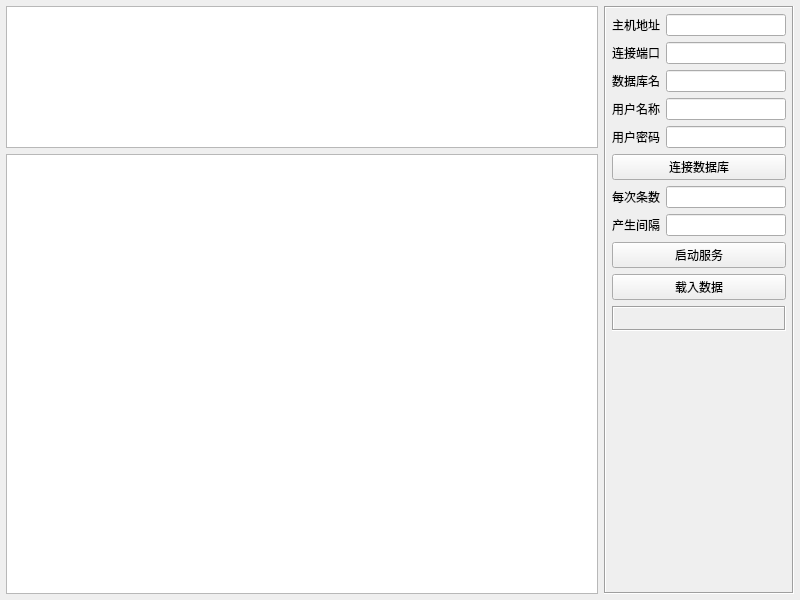
<?xml version="1.0" encoding="UTF-8"?>
<ui version="4.0">
 <class>frmDataCreate</class>
 <widget class="QWidget" name="frmDataCreate">
  <property name="geometry">
   <rect>
    <x>0</x>
    <y>0</y>
    <width>800</width>
    <height>600</height>
   </rect>
  </property>
  <property name="windowTitle">
   <string>Form</string>
  </property>
  <layout class="QGridLayout" name="gridLayout">
   <property name="leftMargin">
    <number>6</number>
   </property>
   <property name="topMargin">
    <number>6</number>
   </property>
   <property name="rightMargin">
    <number>6</number>
   </property>
   <property name="bottomMargin">
    <number>6</number>
   </property>
   <item row="1" column="0">
    <widget class="QTableView" name="tableMain"/>
   </item>
   <item row="0" column="0">
    <widget class="QTextEdit" name="txtMain">
     <property name="maximumSize">
      <size>
       <width>16777215</width>
       <height>150</height>
      </size>
     </property>
     <property name="readOnly">
      <bool>true</bool>
     </property>
    </widget>
   </item>
   <item row="0" column="1" rowspan="2">
    <widget class="QFrame" name="frame">
     <property name="minimumSize">
      <size>
       <width>190</width>
       <height>0</height>
      </size>
     </property>
     <property name="maximumSize">
      <size>
       <width>190</width>
       <height>16777215</height>
      </size>
     </property>
     <property name="frameShape">
      <enum>QFrame::Box</enum>
     </property>
     <property name="frameShadow">
      <enum>QFrame::Sunken</enum>
     </property>
     <layout class="QVBoxLayout" name="verticalLayout">
      <property name="leftMargin">
       <number>6</number>
      </property>
      <property name="topMargin">
       <number>6</number>
      </property>
      <property name="rightMargin">
       <number>6</number>
      </property>
      <property name="bottomMargin">
       <number>6</number>
      </property>
      <item>
       <widget class="QWidget" name="widgetDb" native="true">
        <layout class="QGridLayout" name="gridLayout_2">
         <property name="leftMargin">
          <number>0</number>
         </property>
         <property name="topMargin">
          <number>0</number>
         </property>
         <property name="rightMargin">
          <number>0</number>
         </property>
         <property name="bottomMargin">
          <number>0</number>
         </property>
         <item row="4" column="1">
          <widget class="QLineEdit" name="txtUserPwdData">
           <property name="text">
            <string/>
           </property>
           <property name="echoMode">
            <enum>QLineEdit::Password</enum>
           </property>
          </widget>
         </item>
         <item row="3" column="1">
          <widget class="QLineEdit" name="txtUserNameData">
           <property name="text">
            <string/>
           </property>
          </widget>
         </item>
         <item row="3" column="0">
          <widget class="QLabel" name="labUserNameData">
           <property name="text">
            <string>用户名称</string>
           </property>
          </widget>
         </item>
         <item row="4" column="0">
          <widget class="QLabel" name="labUserPwdData">
           <property name="text">
            <string>用户密码</string>
           </property>
          </widget>
         </item>
         <item row="0" column="0">
          <widget class="QLabel" name="labHostNameData">
           <property name="text">
            <string>主机地址</string>
           </property>
          </widget>
         </item>
         <item row="0" column="1">
          <widget class="QLineEdit" name="txtHostNameData">
           <property name="text">
            <string/>
           </property>
          </widget>
         </item>
         <item row="1" column="0">
          <widget class="QLabel" name="labPortData">
           <property name="text">
            <string>连接端口</string>
           </property>
          </widget>
         </item>
         <item row="1" column="1">
          <widget class="QLineEdit" name="txtPortData">
           <property name="text">
            <string/>
           </property>
          </widget>
         </item>
         <item row="2" column="0">
          <widget class="QLabel" name="labDbNameData">
           <property name="text">
            <string>数据库名</string>
           </property>
          </widget>
         </item>
         <item row="2" column="1">
          <widget class="QLineEdit" name="txtDbNameData">
           <property name="text">
            <string/>
           </property>
          </widget>
         </item>
         <item row="5" column="0" colspan="2">
          <widget class="QPushButton" name="btnConn">
           <property name="text">
            <string>连接数据库</string>
           </property>
          </widget>
         </item>
        </layout>
       </widget>
      </item>
      <item>
       <widget class="QWidget" name="widgetServer" native="true">
        <layout class="QGridLayout" name="gridLayout_3">
         <property name="leftMargin">
          <number>0</number>
         </property>
         <property name="topMargin">
          <number>0</number>
         </property>
         <property name="rightMargin">
          <number>0</number>
         </property>
         <property name="bottomMargin">
          <number>0</number>
         </property>
         <item row="0" column="0">
          <widget class="QLabel" name="labDataCount">
           <property name="text">
            <string>每次条数</string>
           </property>
          </widget>
         </item>
         <item row="0" column="1">
          <widget class="QLineEdit" name="txtDataCount"/>
         </item>
         <item row="1" column="0">
          <widget class="QLabel" name="labDataInterval">
           <property name="text">
            <string>产生间隔</string>
           </property>
          </widget>
         </item>
         <item row="1" column="1">
          <widget class="QLineEdit" name="txtDataInterval"/>
         </item>
         <item row="2" column="0" colspan="2">
          <widget class="QPushButton" name="btnStart">
           <property name="text">
            <string>启动服务</string>
           </property>
          </widget>
         </item>
         <item row="3" column="0" colspan="2">
          <widget class="QPushButton" name="btnLoad">
           <property name="text">
            <string>载入数据</string>
           </property>
          </widget>
         </item>
         <item row="4" column="0" colspan="2">
          <widget class="QLabel" name="labCount">
           <property name="minimumSize">
            <size>
             <width>0</width>
             <height>25</height>
            </size>
           </property>
           <property name="frameShape">
            <enum>QFrame::Box</enum>
           </property>
           <property name="frameShadow">
            <enum>QFrame::Sunken</enum>
           </property>
           <property name="text">
            <string/>
           </property>
           <property name="alignment">
            <set>Qt::AlignCenter</set>
           </property>
          </widget>
         </item>
        </layout>
       </widget>
      </item>
      <item>
       <spacer name="verticalSpacer">
        <property name="orientation">
         <enum>Qt::Vertical</enum>
        </property>
        <property name="sizeHint" stdset="0">
         <size>
          <width>20</width>
          <height>387</height>
         </size>
        </property>
       </spacer>
      </item>
     </layout>
    </widget>
   </item>
  </layout>
 </widget>
 <resources/>
 <connections/>
</ui>
